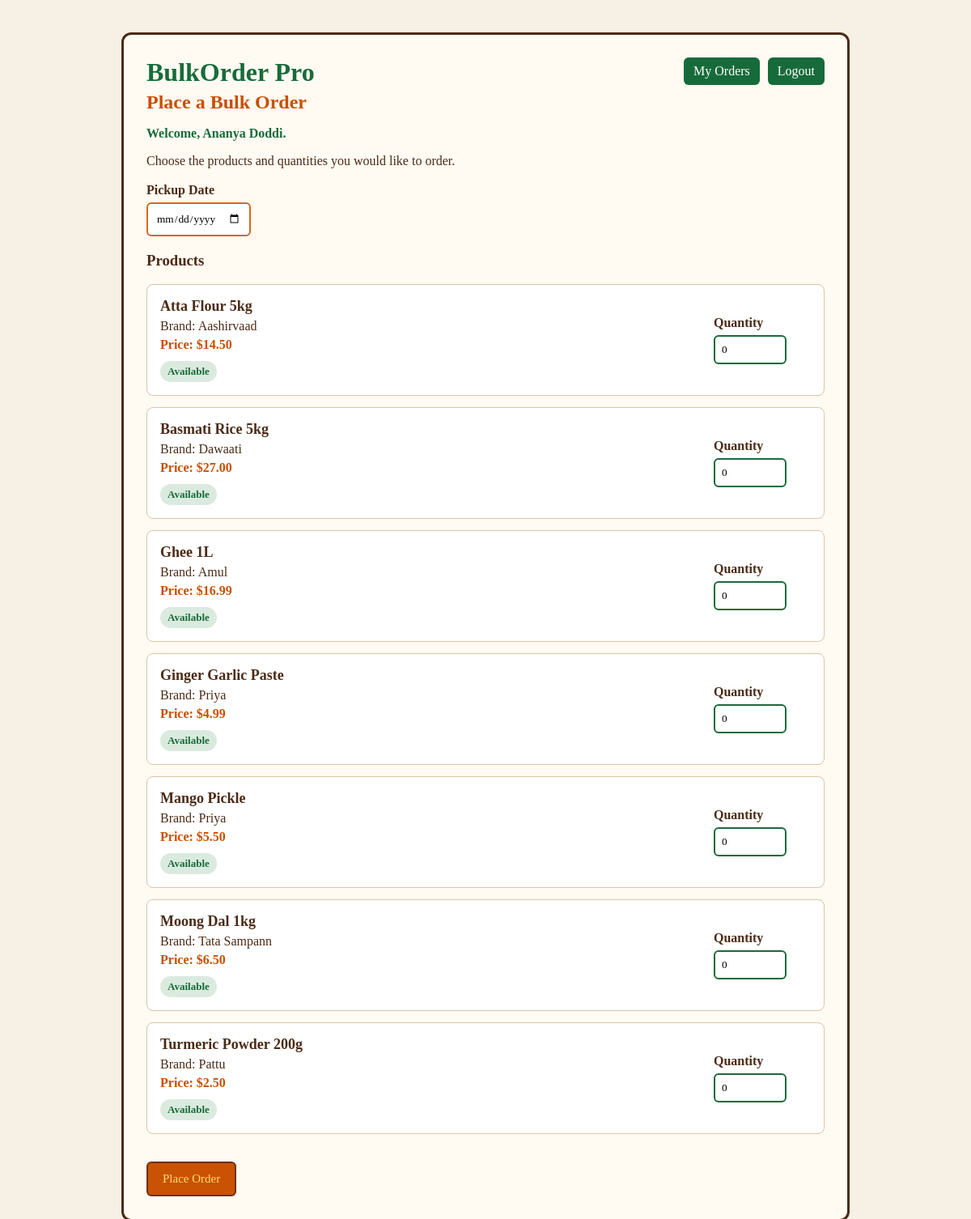
The page /customer-order (signed in) on the database its author committed.
### tables this page shows
CREATE TABLE customers (
            id INTEGER PRIMARY KEY AUTOINCREMENT,
            customer_name TEXT NOT NULL,
            phone TEXT NOT NULL,
            date_added TEXT DEFAULT CURRENT_DATE
        );

CREATE TABLE stock (
            id INTEGER PRIMARY KEY AUTOINCREMENT,
            item_name TEXT NOT NULL,
            brand TEXT NOT NULL,
            stock_quantity INTEGER NOT NULL,
            price REAL NOT NULL
        );

### app.py (the view)
@app.route("/customer-order")
def customer_order_page():
    if not customer_logged_in():
        return redirect(
            url_for("customer_login_page")
        )
    products = get_customer_products()
    connection = get_database_connection()
    cursor = connection.cursor()
    cursor.execute("""
        SELECT
            customer_name,
            phone
        FROM customers
        WHERE id = ?
    """, (
        session["customer_id"],
    ))
    customer = cursor.fetchone()
    connection.close()
    return render_template(
        "customer_order.html",
        stock_items=products,
        customer=customer
    )

### app.py (called while the page is built)
def get_database_connection():
    connection = sqlite3.connect(DATABASE)
    connection.row_factory = sqlite3.Row
    return connection

def customer_logged_in():
    return "customer_id" in session

### templates/customer_order.html (shortened to what this page needs)
<!DOCTYPE html>
<html lang="en">
<head>
    <link rel="stylesheet"
          href="{{ url_for('static', filename='customer_order.css') }}">
</head>
<body>
    <div class="customer-page">
        <div class="customer-card">
            <div class="customer-top">
                <div>
                    <h1>BulkOrder Pro</h1>
                    <h2>Place a Bulk Order</h2>
                </div>
                <div class="customer-links">
                    <a href="{{ url_for('customer_my_orders') }}">
                        My Orders
                    </a>
                    <a href="{{ url_for('customer_logout') }}">
                        Logout
                    </a>
                </div>
            </div>
            {% if customer %}
            <p class="welcome-message">
                Welcome, {{ customer["customer_name"] }}.
            </p>
            {% endif %}
            <p>
                Choose the products and quantities you would like to order.
            </p>
            <form
                method="POST"
                action="{{ url_for('submit_customer_order') }}">
                <label for="pickup_date">
                    Pickup Date
                </label>
                <input
                    id="pickup_date"
                    type="date"
                    name="pickup_date"
                    required>
                <h3>
                    Products
                </h3>
                {% if stock_items %}
                    {% for item in stock_items %}
                    <div class="product-row">
                        <div class="product-details">
                            <strong>
                                {{ item["item_name"] }}
                            </strong>
                            <p>
                                Brand: {{ item["brand"] }}
                            </p>
                            <p class="product-price">
                                Price: ${{ "%.2f"|format(item["price"]) }}
                            </p>
                            {% if item["is_available"] %}
                            <span class="customer-stock-status available-stock">
                                Available
                            </span>
                            {% else %}
                            <span class="customer-stock-status out-of-stock">
                                Out of Stock
                            </span>
                            {% endif %}
                        </div>
                        <div class="quantity-box">
                            <label for="quantity_{{ item['id'] }}">
                                Quantity
                            </label>
                            {% if item["is_available"] %}
                            <input
                                id="quantity_{{ item['id'] }}"
                                type="number"
                                name="quantity_{{ item['id'] }}"
                                min="0"
                                value="0">
                            {% else %}
                            <input
                                id="quantity_{{ item['id'] }}"
                                type="number"
                                value="0"
                                disabled>
                            {% endif %}
                        </div>
                    </div>
                    {% endfor %}
                {% else %}
                    <p class="no-stock-message">
                        No products have been added yet.
                    </p>
                {% endif %}
                {% if stock_items %}
                <button type="submit">
                    Place Order
                </button>
                {% endif %}
            </form>
        </div>
    </div>
</body>
</html>

### static/customer_order.css (style rules this page uses)
* { box-sizing: border-box; }
body { margin: 0; min-height: 100vh; background: #f7f0e5; color: #4b2b16; font-family: Georgia, serif; }
.customer-page { min-height: 100vh; display: flex; justify-content: center; padding: 40px 20px; }
.customer-card { width: 100%; max-width: 900px; background: #fffaf2; border: 3px solid #4b2b16; border-radius: 12px; padding: 28px; }
.customer-top { display: flex; justify-content: space-between; align-items: flex-start; gap: 20px; margin-bottom: 10px; }
.customer-top h1 { margin: 0 0 5px; color: #176b3a; }
.customer-top h2 { margin: 0; color: #c94f00; }
.customer-links { display: flex; gap: 10px; }
.customer-links a { padding: 8px 12px; background: #176b3a; color: white; text-decoration: none; border-radius: 6px; }
.welcome-message { font-weight: bold; color: #176b3a; }
form > label { display: block; margin-top: 18px; margin-bottom: 6px; font-weight: bold; }
#pickup_date { padding: 10px; border: 2px solid #d86616; border-radius: 6px; font-family: Georgia, serif; }
.product-row { display: flex; justify-content: space-between; align-items: center; gap: 20px; margin-bottom: 14px; padding: 16px; background: white; border: 1px solid #d8c5a7; border-radius: 8px; }
.product-details strong { font-size: 18px; }
.product-details p { margin: 5px 0; }
.product-price { color: #c94f00; font-weight: bold; }
.customer-stock-status { display: inline-block; margin-top: 6px; padding: 5px 9px; border-radius: 14px; font-size: 13px; font-weight: bold; }
.available-stock { background: #dbeadf; color: #176b3a; }
.quantity-box { min-width: 120px; }
.quantity-box label { display: block; margin-bottom: 6px; font-weight: bold; }
.quantity-box input { width: 90px; padding: 8px; border: 2px solid #176b3a; border-radius: 6px; font-family: Georgia, serif; }
button[type="submit"] { margin-top: 20px; padding: 11px 18px; background: #c95205; color: #ffdd6f; border: 2px solid #70310c; border-radius: 6px; font-family: Georgia, serif; font-size: 15px; cursor: pointer; }

### rows shown on the page
customers: customer_name "Ananya Doddi"
stock: item_name "Atta Flour 5kg", brand "Aashirvaad", price "14.50"
stock: item_name "Basmati Rice 5kg", brand "Dawaati", price "27.00"
stock: item_name "Ghee 1L", brand "Amul", price "16.99"
stock: item_name "Ginger Garlic Paste", brand "Priya", price "4.99"
stock: item_name "Mango Pickle", brand "Priya", price "5.50"
stock: item_name "Moong Dal 1kg", brand "Tata Sampann", price "6.50"
stock: item_name "Turmeric Powder 200g", brand "Pattu", price "2.50"
